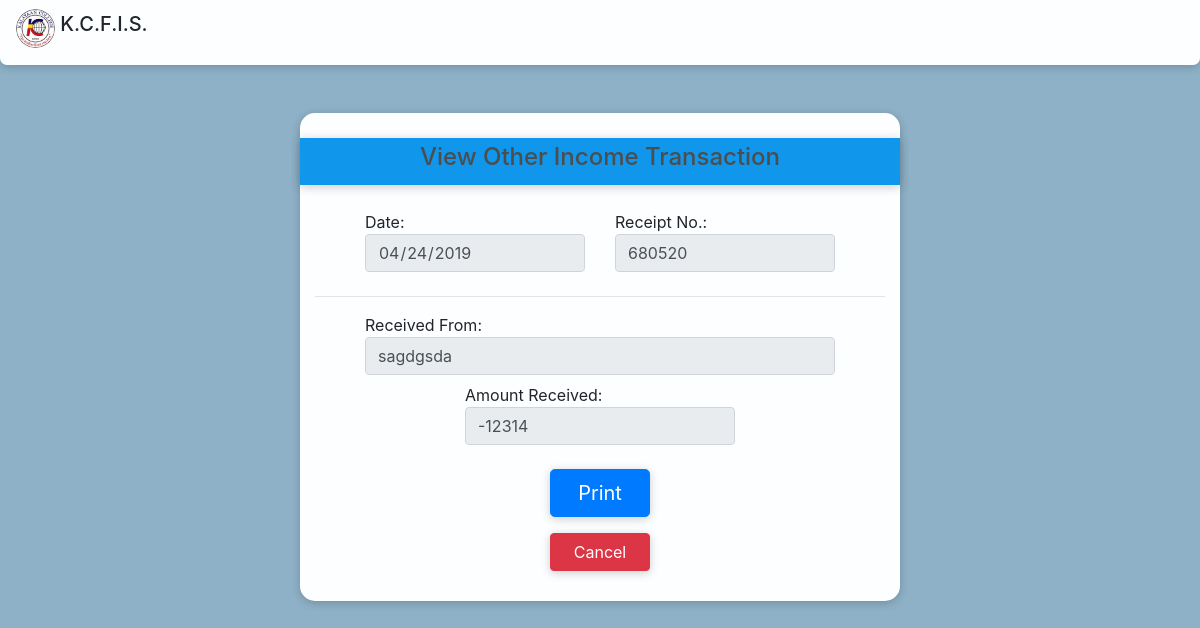
Page /view_other_income_trans.php?oiid=8 on the committed database.
### tables this page shows
CREATE TABLE `otherincometab` (
  `otherIncomeID` int(11) NOT NULL AUTO_INCREMENT,
  `dateReceived` date NOT NULL,
  `receivedFrom` text NOT NULL,
  `amount` int(20) NOT NULL,
  `ackReceiptNo` int(11) NOT NULL,
  `userID` int(11) NOT NULL,
  PRIMARY KEY (`otherIncomeID`),
  KEY `userID` (`userID`),
  CONSTRAINT `otherincometab_ibfk_1` FOREIGN KEY (`userID`) REFERENCES `usertab` (`userID`)
);

### view_other_income_trans.php (the view, shortened to what this page needs)
<?php
  require_once "template.php";
?>
    <div class="container form-box-md">
      <div class="row form-group form-title">
        <div class="col-sm-12 text-center h4">
          <div>
            View Other Income Transaction
          </div>
        </div>
      </div>
      <?php
        $sql = "SELECT *
                FROM otherincometab
                WHERE otherIncomeID = ?";
        $stmt = $conn->prepare($sql);
        $stmt->bind_param("i", $_GET['oiid']);
        $stmt->execute();
        $result = $stmt->get_result();
        while($row = $result->fetch_assoc()){
          $otherIncomeID = $row['otherIncomeID'];
          $amount = $row['amount'];
          $dateReceived = $row['dateReceived'];
          $receivedFrom = $row['receivedFrom'];
          $ackReceiptNo = $row['ackReceiptNo'];
        }
      ?>
      <div id="incomestatement">
        <div class="row">
          <label class="col-sm-5 offset-sm-1">Date:
            <input readonly value="<?php echo $dateReceived; ?>" type="date" class="form-control col-sm-12" id="dateReceived" name="dateReceived">
          </label>
          <label class="col-sm-5">Receipt No.:
            <input readonly value="<?php echo empty($ackReceiptNo) ? "" : $ackReceiptNo; ?>" type="text" class="form-control col-sm-12" id="receiptNo" name="receiptNo">
          </label>
        </div>
        <hr/>
        <div class="row">
          <label class="col-sm-10 offset-sm-1">Received From:
            <input readonly value="<?php echo $receivedFrom; ?>" type="text" class="form-control col-sm-12" id="dateReceived" name="dateReceived">
          </label>
        </div>
        <div class="row">
          <label class="col-sm-6 offset-sm-3">Amount Received:
            <input readonly value='<?php echo $amount ?>' type="number" class="form-control col-sm-12" id="amountReceived" name="amountReceived">
          </label>
        </div>
      </div>
      <div class="row pt-sm-3">
        <a href='other_income_receipt.php?oiid=<?php echo $otherIncomeID?>' class="col-sm-2 offset-sm-5 btn btn-lg btn-primary btn-block"/>
          Print
      </div>
      <div class="row pt-sm-3">
        <a href='other_income_list.php' class="col-sm-2 offset-sm-5 btn btn-danger btn-block">
          Cancel
        </a>
      </div>
    </div>

### template.php (style rules this page uses)
.btn { box-shadow: 0 2px 10px rgba(0, 0, 0, 0.2); }
.form-box-md { border-radius: 15px; height: auto; width: 600px; background-color: #FCFEFF; padding-top: 25px; padding-bottom: 30px; margin-bottom: 60px; box-shadow: 0 2px 10px rgba(0, 0, 0, 0.2); --font-family-sans-serif: -apple-system,BlinkMacSystemFont,"Segoe UI",Roboto,"Helvetica Neue",Arial,"Noto Sans",sans-serif,"Apple Color Emoji","Segoe UI Emoji","Segoe UI Symbol","Noto Color Emoji"; --font-family-monospace: SFMono-Regular,Menlo,Monaco,Consolas,"Liberation Mono","Courier New",monospace; }
.form-title { box-shadow: 0 2px 10px rgba(0, 0, 0, 0.2); background-color: #1096EA; padding-top: 5px; padding-bottom: 5px; margin-bottom: 25px; color: #4d4d4d; }

### rows in the picture
otherincometab: dateReceived "04/24/2019", receiptNo "680520", dateReceived "sagdgsda", amountReceived "-12314"
